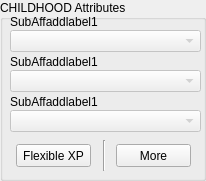
   <widget class="QGroupBox" name="groupBox_11">
    <property name="geometry">
     <rect>
      <x>540</x>
      <y>180</y>
      <width>206</width>
      <height>181</height>
     </rect>
    </property>
    <property name="title">
     <string>CHILDHOOD Attributes</string>
    </property>
    <widget class="QComboBox" name="S2ComboBoxElem1">
     <property name="enabled">
      <bool>false</bool>
     </property>
     <property name="geometry">
      <rect>
       <x>10</x>
       <y>30</y>
       <width>191</width>
       <height>22</height>
      </rect>
     </property>
    </widget>
    <widget class="QComboBox" name="S2ComboBoxElem2">
     <property name="enabled">
      <bool>false</bool>
     </property>
     <property name="geometry">
      <rect>
       <x>10</x>
       <y>70</y>
       <width>191</width>
       <height>22</height>
      </rect>
     </property>
    </widget>
    <widget class="QComboBox" name="S2ComboBoxElem3">
     <property name="enabled">
      <bool>false</bool>
     </property>
     <property name="geometry">
      <rect>
       <x>10</x>
       <y>110</y>
       <width>191</width>
       <height>22</height>
      </rect>
     </property>
    </widget>
    <widget class="QLabel" name="S2LabelElem1">
     <property name="geometry">
      <rect>
       <x>10</x>
       <y>14</y>
       <width>191</width>
       <height>16</height>
      </rect>
     </property>
     <property name="text">
      <string>SubAffaddlabel1</string>
     </property>
    </widget>
    <widget class="QLabel" name="S2LabelElem2">
     <property name="geometry">
      <rect>
       <x>10</x>
       <y>54</y>
       <width>191</width>
       <height>16</height>
      </rect>
     </property>
     <property name="text">
      <string>SubAffaddlabel1</string>
     </property>
    </widget>
    <widget class="QLabel" name="S2LabelElem3">
     <property name="geometry">
      <rect>
       <x>10</x>
       <y>94</y>
       <width>191</width>
       <height>16</height>
      </rect>
     </property>
     <property name="text">
      <string>SubAffaddlabel1</string>
     </property>
    </widget>
    <widget class="QPushButton" name="S2FlexXPPushButton">
     <property name="geometry">
      <rect>
       <x>16</x>
       <y>144</y>
       <width>75</width>
       <height>23</height>
      </rect>
     </property>
     <property name="text">
      <string>Flexible XP</string>
     </property>
    </widget>
    <widget class="QPushButton" name="S2MorePushButton">
     <property name="geometry">
      <rect>
       <x>116</x>
       <y>144</y>
       <width>75</width>
       <height>23</height>
      </rect>
     </property>
     <property name="text">
      <string>More</string>
     </property>
    </widget>
    <widget class="Line" name="line_12">
     <property name="geometry">
      <rect>
       <x>94</x>
       <y>140</y>
       <width>20</width>
       <height>31</height>
      </rect>
     </property>
     <property name="orientation">
      <enum>Qt::Vertical</enum>
     </property>
    </widget>
   </widget>
